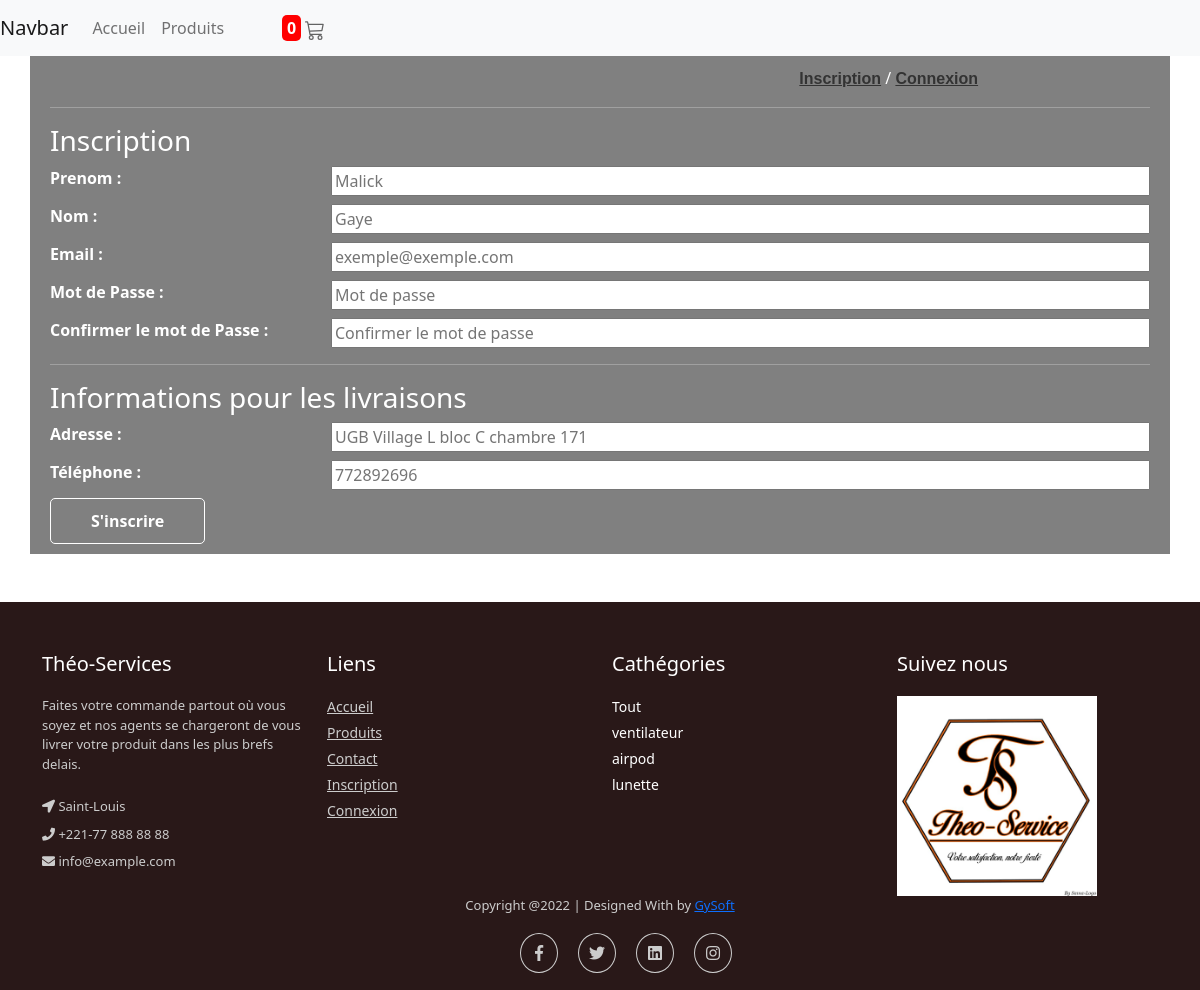
Page /theo/register/ on the committed database.
### theo/models.py (models this page shows, shortened)
class Cathegorie(models.Model):
	nom=models.CharField(max_length=30)
	date = models.DateTimeField(auto_now_add=True)

### theo/views.py (the view)
# urls.py: path('register/',views.register_view,name='register_view'),
def register_view(request):
    er=''
    cathegories = Cathegorie.objects.all()
    if request.user.is_authenticated:
        return redirect('home')
    if request.method=="POST":
    	prenom = request.POST.get('prenom').strip()
    	nom=request.POST.get('nom').strip()
    	password=request.POST.get('password').strip()
    	password2 = request.POST.get('password2').strip()
    	email = request.POST.get("email").strip()
    	adresse = request.POST.get('adresse').strip()
    	phone = request.POST.get('phone').strip()
    	if password==password2:
    		one=User.objects.filter(email=email)
    		if not one:
    			try:
    				user=User.objects.create_user(
    					first_name = prenom,
    					last_name = nom,
    					email = email,
    					password = password,
    					username=email,
    				)
    				contact = Contact()
    				contact.user = user
    				contact.adresse = adresse
    				contact.phone = phone
    				contact.save()
    				return redirect('login_view')
    			except:
    				er+="Une erreur s'est produite. Réessayez avec une autre adresse mail !"
    				return render(request, 'register.html', {'er': er,'cathegories':cathegories})
    		else:
    			er='Adresse Mail déja prise'
    			return render(request, 'register.html', {'er': er,'cathegories':cathegories})
    	else:
    		er='Les mot de passe ne sont pas identiques'
    		return render(request, 'register.html', {'er': er,'cathegories':cathegories})
    else:
        return render(request, 'register.html', {'er': er,'cathegories':cathegories})

### theo/templates/register.html (shortened to what this page needs)
{% extends "base.html" %}
{% block content %}
	<div class="container header mb-5">
		<div class="account-header">
			<div class="row">
				{% if user.is_authenticated %}
					<div class="col-md-8 col-5">
					</div>
					<div class="col-md-4 col-7">
						<a href="{% url 'compte' %}" class="header-link souligne"><button class="form-btn"><div class="online-div"></div> Mon Compte</button></a>
					</div>
				{% else %}
					<div class="col-md-8 col-5">
					</div>
					<div class="col-md-4 col-7">
						<a href="{% url 'register_view' %}" class="header-link souligne"><b>Inscription</b></a> / <a href="{% url 'login_view' %}" class="header-link souligne"><b>Connexion</b></a>
					</div>
				{% endif %}
			</div>
		</div>
		<hr>
		<strong><h3>Inscription</h3></strong>
		<form method="post">
			<div class="row mb-2">
				<div class="col-md-3">
					<strong>Prenom : </strong>
				</div>
				<div class="col-md-9">
					<input required type="text" name="prenom" placeholder="Malick" class="cpc">
				</div>
			</div>
			<div class="row mb-2">
				<div class="col-md-3">
					<strong>Nom : </strong>
				</div>
				<div class="col-md-9">
					<input required type="text" name="nom" placeholder="Gaye" class="cpc">
				</div>
			</div>
			<div class="row mb-2">
				<div class="col-md-3">
					<strong>Email : </strong>
				</div>
				<div class="col-md-9">
					<input required type="text" name="email" placeholder="exemple@exemple.com" class="cpc">
				</div>
			</div>
			<div class="row mb-2">
				<div class="col-md-3">
					<strong>Mot de Passe : </strong>
				</div>
				<div class="col-md-9">
					<input required type="password" name="password" placeholder="Mot de passe" class="cpc">
				</div>
			</div>
			<div class="row mb-2">
				<div class="col-md-3">
					<strong>Confirmer le mot de Passe : </strong>
				</div>
				<div class="col-md-9">
					<input required type="password" name="password2" placeholder="Confirmer le mot de passe" class="cpc">
				</div>
			</div>
			<hr>
			<strong><h3>Informations pour les livraisons</h3></strong>
			<div class="row mb-2">
				<div class="col-md-3">
					<strong>Adresse : </strong>
				</div>
				<div class="col-md-9">
					<input required type="text" name="adresse" placeholder="UGB Village L bloc C chambre 171" class="cpc">
				</div>
			</div>
			<div class="row mb-2">
				<div class="col-md-3">
					<strong>Téléphone : </strong>
				</div>
				<div class="col-md-9">
					<input required type="text" name="phone" placeholder="772892696" class="cpc">
				</div>
			</div>
			<button class="form-btn btn" type="submit">S'inscrire</button>
		</form>
	</div>
{% endblock content %}

### theo/templates/base.html (shortened to what this page needs)
{% load static %}
<!DOCTYPE html>
<html lang="fr" dir="ltr">
  <head>
    <link rel="stylesheet" href="{% static 'css/bootstrap.min.css' %}">
    <link rel="stylesheet" href="{% static 'css/font-awesome.min.css'%}">
    <link rel="stylesheet" href="{% static 'css/bootstrap-theme.css' %}" media="screen" >
    <link rel="stylesheet" href="{% static 'css/main.css' %}">
    <link rel="stylesheet" href="https://use.fontawesome.com/releases/v5.2.0/css/all.css">
  </head>
  <body>
    <nav class="navbar navbar-expand-lg navbar-light bg-light">
  <a class="navbar-brand" href="#">Navbar</a>
  <div class="collapse navbar-collapse" id="navbarSupportedContent">
    <ul class="navbar-nav mr-auto">
      <li class="nav-item active">
        <a href="{% url 'home' %}" class="nav-link">Accueil</a>
      </li>
      <li class="nav-item">
        <a href="{% url 'home' %}#Produits" class="nav-link">Produits</a>
      </li>
      <li class="nav-item" style="width:50px">
      </li>
    </ul>
      <div class="my-2 my-lg-0 ml-2" style="">
        <center>
      {% if user.is_authenticated %}
        <strong class="rond">{{nb_panier}}</strong>
        <a href="{% url 'mon_panier' %}">
          <svg xmlns="http://www.w3.org/2000/svg" width="20" height="20" fill="currentColor" class="bi bi-cart3 header-link" viewBox="0 0 16 16">
            <path d="M0 1.5A.5.5 0 0 1 .5 1H2a.5.5 0 0 1 .485.379L2.89 3H14.5a.5.5 0 0 1 .49.598l-1 5a.5.5 0 0 1-.465.401l-9.397.472L4.415 11H13a.5.5 0 0 1 0 1H4a.5.5 0 0 1-.491-.408L2.01 3.607 1.61 2H.5a.5.5 0 0 1-.5-.5zM3.102 4l.84 4.479 9.144-.459L13.89 4H3.102zM5 12a2 2 0 1 0 0 4 2 2 0 0 0 0-4zm7 0a2 2 0 1 0 0 4 2 2 0 0 0 0-4zm-7 1a1 1 0 1 1 0 2 1 1 0 0 1 0-2zm7 0a1 1 0 1 1 0 2 1 1 0 0 1 0-2z"/>
          </svg>
        </a>
      {% else %}
        <strong class="rond">0</strong>
        </center>
      {% endif %}
      </div>
  </div>
</nav>
    {% block content %}
    {% endblock content %}
  <footer class="footer">
    <div class="container">
      <div class="row">
        <div class="col-md-3">
          <h5 class="headin5_amrc col_white_amrc pt2">Théo-Services</h5>
          <p class="mb10">Faites votre commande partout où vous soyez et nos agents se chargeront de vous livrer votre produit dans les plus brefs delais.</p>
          <p><i class="fa fa-location-arrow"></i> Saint-Louis </p>
          <p><i class="fa fa-phone"></i>  +221-77 888 88 88  </p>
          <p><i class="fa fa fa-envelope"></i> info@example.com  </p>
        </div>
        <div class="col-md-3">
          <h5 class="headin5_amrc col_white_amrc pt2">Liens</h5>
          <ul class="footer_ul_amrc">
              <li><a href="{% url 'home' %}">Accueil</a></li>
              <li><a href="{% url 'home' %}#Produits">Produits</a></li>
              <li><a href="{% url 'contact' %}">Contact</a></li>
              {% if user.is_authenticated %}
                <li><a href="{% url 'compte' %}">Mon Compte</a></li>
              {% else %}
                <li><a href="{% url 'register_view' %}">Inscription</a></li>
                <li><a href="{% url 'login_view' %}">Connexion</a></li>
              {% endif %}
          </ul>
        </div>
        <div class="col-md-3">
          <h5 class="headin5_amrc col_white_amrc pt2">Cathégories</h5>
          <ul class="footer_ul_amrc">
            {% for cath in cathegories %}
              <li>{{cath.nom}}</li>
            {% endfor %}
          </ul>
        </div>
        <div class="col-md-3">
          <h5 class="headin5_amrc col_white_amrc pt2">Suivez nous</h5>
          <img class="logo" src="{% static "img_sta/logo.jpg" %}"></img>
        </div>
      </div>
    </div>
<div class="container">
    <p class="text-center">Copyright @2022 | Designed With by <a href="https://gysoft.herokuapp.com/">GySoft</a></p>
    <ul class="social_footer_ul">
    <li><a href=""><i class="fab fa-facebook-f"></i></a></li>
    <li><a href=""><i class="fab fa-twitter"></i></a></li>
    <li><a href=""><i class="fab fa-linkedin"></i></a></li>
    <li><a href=""><i class="fab fa-instagram"></i></a></li>
    </ul>
</div>
</footer>

### static/css/main.css (style rules this page uses)
.col_white_amrc { color:#FFF; }
footer { width:100%; background-color:#263238; min-height:250px; padding:10px 0px 25px 0px ;background: red; }
.pt2 { padding-top:40px ; margin-bottom:20px ; }
footer p { font-size:13px; color:#CCC; padding-bottom:0px; margin-bottom:8px; }
.mb10 { padding-bottom:15px ; }
.footer_ul_amrc { margin:0px ; list-style-type:none ; font-size:14px; padding:0px 0px 10px 0px ; }
.footer_ul_amrc li { padding:0px 0px 5px 0px; }
.footer_ul_amrc li a { color:#CCC; }
.social_footer_ul { display:table; margin:15px auto 0 auto; list-style-type:none; }
.social_footer_ul li { padding-left:20px; padding-top:10px; float:left; }
.social_footer_ul li a { color:#CCC; border:1px solid #CCC; padding:8px; border-radius:50%; }
.social_footer_ul li i { width:20px; height:20px; text-align:center; }
body { padding: 0; margin: 0; }
.rond { padding: 2px 5px; background-color: red; border-radius: 5px; color : white; }
.footer { color : white; background-color: rgb(41, 24, 24); }
.form-btn { color: white; background-color: rgba(0, 0, 0, 0); border: none; border: 1px solid white; border-radius: 5px; }
.header { background-color: gray; padding: 10px 20px; color : white; }
.header-link { text-decoration: none; opacity: .6; color: black; font-family: sans-serif ; }
.souligne { text-decoration: underline; }
.logo { width: 200px; }
.cpc { width: 100%; }

### rows in the picture
Cathegorie: nom "Tout"
Cathegorie: nom "ventilateur"
Cathegorie: nom "airpod"
Cathegorie: nom "lunette"
